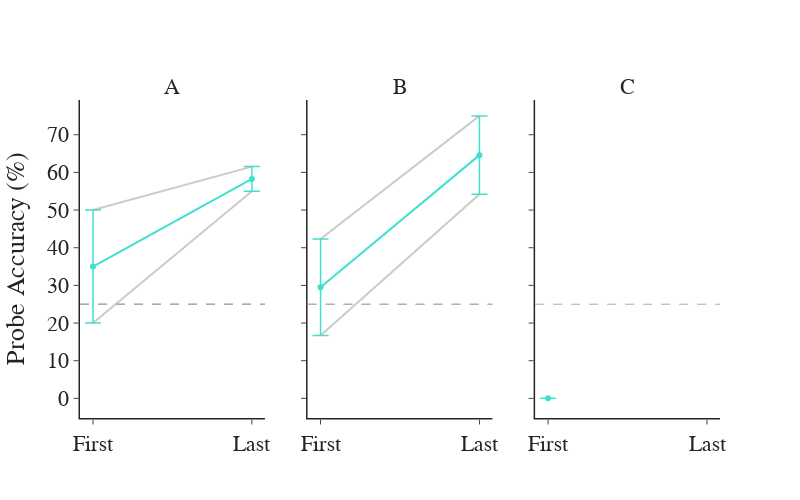

The notebook cell this image was saved under:
### Code cell
## Plot first and last day percent correct during probe across different contexts
first_last = pd.DataFrame()
context_list = ['A', 'B', 'C']
for mouse in mouse_list:
    mouse_data = behav_df[behav_df['mouse'] == mouse]
    index_list = ctb.pick_context_day(mouse_data, day_index=0, contexts=context_list)
    index_list_two = ctb.pick_context_day(mouse_data, day_index=-1, contexts=context_list)
    sub_data = mouse_data.loc[index_list, :]
    sub_data.insert(0, 'day_type', 'First')
    sub_data_two = mouse_data.loc[index_list_two, :]
    sub_data_two.insert(0, 'day_type', 'Last')
    first_last = pd.concat([first_last, sub_data, sub_data_two])
avg_combined = first_last.groupby(['day_type', 'session'], as_index=False).agg({'pc_probe': ['mean', 'sem']})

## Plot 
fig = pf.custom_graph_template(x_title='', y_title='', width=800, rows=1, columns=len(context_list), 
                               titles=['A', 'B', 'C', 'D'], shared_x=True, shared_y=True)
for idx, session in enumerate(context_list):
    plot_data = avg_combined[avg_combined['session'] == session]
    fig.add_trace(go.Scatter(x=plot_data['day_type'], y=plot_data['pc_probe']['mean'],
                                error_y=dict(type='data', array=plot_data['pc_probe']['sem'], thickness=1.5, width=8), 
                                line_color='turquoise', showlegend=False), row=1, col=idx+1)
    fig.add_hline(y=25, line_width=1, line_dash='dash', line_color='darkgrey', opacity=1)

for mouse in np.unique(first_last['mouse']):
    mouse_data = first_last[first_last['mouse'] == mouse]
    for idx, session in enumerate(np.unique(mouse_data['session'])):
        session_data = mouse_data[mouse_data['session'] == session]
        fig.add_trace(go.Scatter(x=session_data['day_type'], y=session_data['pc_probe'], mode='lines', 
                                    line_color='darkgrey', showlegend=False, name=mouse, opacity=0.6), row=1, col=idx+1)
fig.update_yaxes(title='Probe Accuracy (%)', col=1)
fig.show()

### Figure 1 — Plotly figure (JSON) as saved in the notebook; plotly's stock layout.template omitted (floating-point values rounded to 4 significant figures)
{"data": [{"error_y": {"array": [15, 3.269], "thickness": 1.5, "type": "data", "width": 8}, "line": {"color": "turquoise"}, "showlegend": false, "type": "scatter", "x": ["First", "Last"], "xaxis": "x", "y": [35, 58.27], "yaxis": "y"}, {"error_y": {"array": [12.82, 10.42], "thickness": 1.5, "type": "data", "width": 8}, "line": {"color": "turquoise"}, "showlegend": false, "type": "scatter", "x": ["First", "Last"], "xaxis": "x2", "y": [29.49, 64.58], "yaxis": "y2"}, {"error_y": {"array": [0, null], "thickness": 1.5, "type": "data", "width": 8}, "line": {"color": "turquoise"}, "showlegend": false, "type": "scatter", "x": ["First", "Last"], "xaxis": "x3", "y": [0, null], "yaxis": "y3"}, {"line": {"color": "darkgrey"}, "mode": "lines", "name": "mc27", "opacity": 0.6, "showlegend": false, "type": "scatter", "x": ["First", "Last"], "xaxis": "x", "y": [50, 61.54], "yaxis": "y"}, {"line": {"color": "darkgrey"}, "mode": "lines", "name": "mc27", "opacity": 0.6, "showlegend": false, "type": "scatter", "x": ["First", "Last"], "xaxis": "x2", "y": [16.67, 54.17], "yaxis": "y2"}, {"line": {"color": "darkgrey"}, "mode": "lines", "name": "mc27", "opacity": 0.6, "showlegend": false, "type": "scatter", "x": ["First", "Last"], "xaxis": "x3", "y": [0, null], "yaxis": "y3"}, {"line": {"color": "darkgrey"}, "mode": "lines", "name": "mc28", "opacity": 0.6, "showlegend": false, "type": "scatter", "x": ["First", "Last"], "xaxis": "x", "y": [20, 55.0], "yaxis": "y"}, {"line": {"color": "darkgrey"}, "mode": "lines", "name": "mc28", "opacity": 0.6, "showlegend": false, "type": "scatter", "x": ["First", "Last"], "xaxis": "x2", "y": [42.31, 75], "yaxis": "y2"}, {"line": {"color": "darkgrey"}, "mode": "lines", "name": "mc28", "opacity": 0.6, "showlegend": false, "type": "scatter", "x": ["First", "Last"], "xaxis": "x3", "y": [0, null], "yaxis": "y3"}], "layout": {"annotations": [{"font": {"size": 22}, "showarrow": false, "text": "A", "x": 0.1444, "xanchor": "center", "xref": "paper", "y": 1, "yanchor": "bottom", "yref": "paper"}, {"font": {"size": 22}, "showarrow": false, "text": "B", "x": 0.5, "xanchor": "center", "xref": "paper", "y": 1, "yanchor": "bottom", "yref": "paper"}, {"font": {"size": 22}, "showarrow": false, "text": "C", "x": 0.8556, "xanchor": "center", "xref": "paper", "y": 1, "yanchor": "bottom", "yref": "paper"}], "font": {"family": "Arial", "size": 22}, "height": 500, "shapes": [{"line": {"color": "darkgrey", "dash": "dash", "width": 1}, "opacity": 1, "type": "line", "x0": 0, "x1": 1, "xref": "x domain", "y0": 25, "y1": 25, "yref": "y"}, {"line": {"color": "darkgrey", "dash": "dash", "width": 1}, "opacity": 1, "type": "line", "x0": 0, "x1": 1, "xref": "x domain", "y0": 25, "y1": 25, "yref": "y"}, {"line": {"color": "darkgrey", "dash": "dash", "width": 1}, "opacity": 1, "type": "line", "x0": 0, "x1": 1, "xref": "x2 domain", "y0": 25, "y1": 25, "yref": "y2"}, {"line": {"color": "darkgrey", "dash": "dash", "width": 1}, "opacity": 1, "type": "line", "x0": 0, "x1": 1, "xref": "x domain", "y0": 25, "y1": 25, "yref": "y"}, {"line": {"color": "darkgrey", "dash": "dash", "width": 1}, "opacity": 1, "type": "line", "x0": 0, "x1": 1, "xref": "x2 domain", "y0": 25, "y1": 25, "yref": "y2"}, {"line": {"color": "darkgrey", "dash": "dash", "width": 1}, "opacity": 1, "type": "line", "x0": 0, "x1": 1, "xref": "x3 domain", "y0": 25, "y1": 25, "yref": "y3"}], "title": {"x": 0.5, "xanchor": "center", "y": 0.9, "yanchor": "top"}, "width": 800, "xaxis": {"anchor": "y", "domain": [0, 0.2889], "linewidth": 1.5, "matches": "x", "title": {"text": ""}}, "xaxis2": {"anchor": "y2", "domain": [0.3556, 0.6444], "linewidth": 1.5, "matches": "x", "title": {"text": ""}}, "xaxis3": {"anchor": "y3", "domain": [0.7111, 1], "linewidth": 1.5, "matches": "x", "title": {"text": ""}}, "yaxis": {"anchor": "x", "domain": [0, 1], "linewidth": 1.5, "matches": "y", "title": {"text": "Probe Accuracy (%)"}}, "yaxis2": {"anchor": "x2", "domain": [0, 1], "linewidth": 1.5, "matches": "y", "showticklabels": false, "title": {"text": ""}}, "yaxis3": {"anchor": "x3", "domain": [0, 1], "linewidth": 1.5, "matches": "y", "showticklabels": false, "title": {"text": ""}}}}
